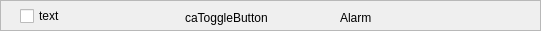
      <widget class="QFrame" name="frame_Test_LineEdit_14">
       <property name="geometry">
        <rect>
         <x>5</x>
         <y>55</y>
         <width>541</width>
         <height>31</height>
        </rect>
       </property>
       <property name="frameShape">
        <enum>QFrame::StyledPanel</enum>
       </property>
       <property name="frameShadow">
        <enum>QFrame::Raised</enum>
       </property>
       <widget class="caLabel" name="caLabel_188">
        <property name="geometry">
         <rect>
          <x>340</x>
          <y>10</y>
          <width>86</width>
          <height>16</height>
         </rect>
        </property>
        <property name="font">
         <font>
          <pointsize>9</pointsize>
         </font>
        </property>
        <property name="frameShape">
         <enum>QFrame::NoFrame</enum>
        </property>
        <property name="text">
         <string>Alarm</string>
        </property>
        <property name="alignment">
         <set>Qt::AlignAbsolute|Qt::AlignLeading|Qt::AlignLeft|Qt::AlignVCenter</set>
        </property>
        <property name="fontScaleMode">
         <enum>ESimpleLabel::Height</enum>
        </property>
        <property name="foreground">
         <color>
          <red>0</red>
          <green>0</green>
          <blue>0</blue>
         </color>
        </property>
        <property name="background">
         <color alpha="0">
          <red>0</red>
          <green>0</green>
          <blue>0</blue>
         </color>
        </property>
       </widget>
       <widget class="caLabel" name="caLabel_191">
        <property name="geometry">
         <rect>
          <x>185</x>
          <y>10</y>
          <width>106</width>
          <height>16</height>
         </rect>
        </property>
        <property name="font">
         <font>
          <pointsize>9</pointsize>
         </font>
        </property>
        <property name="frameShape">
         <enum>QFrame::NoFrame</enum>
        </property>
        <property name="text">
         <string>caToggleButton</string>
        </property>
        <property name="alignment">
         <set>Qt::AlignAbsolute|Qt::AlignLeading|Qt::AlignLeft|Qt::AlignVCenter</set>
        </property>
        <property name="fontScaleMode">
         <enum>ESimpleLabel::Height</enum>
        </property>
        <property name="foreground">
         <color>
          <red>0</red>
          <green>0</green>
          <blue>0</blue>
         </color>
        </property>
        <property name="background">
         <color alpha="0">
          <red>0</red>
          <green>0</green>
          <blue>0</blue>
         </color>
        </property>
       </widget>
       <widget class="caToggleButton" name="catogglebutton">
        <property name="geometry">
         <rect>
          <x>20</x>
          <y>5</y>
          <width>100</width>
          <height>22</height>
         </rect>
        </property>
        <property name="text">
         <string>text</string>
        </property>
        <property name="channel" stdset="0">
         <string notr="true">$(DEVICE):TEST-AO</string>
        </property>
        <property name="colorMode">
         <enum>caToggleButton::Alarm</enum>
        </property>
        <property name="trueValue">
         <string>3</string>
        </property>
       </widget>
      </widget>
